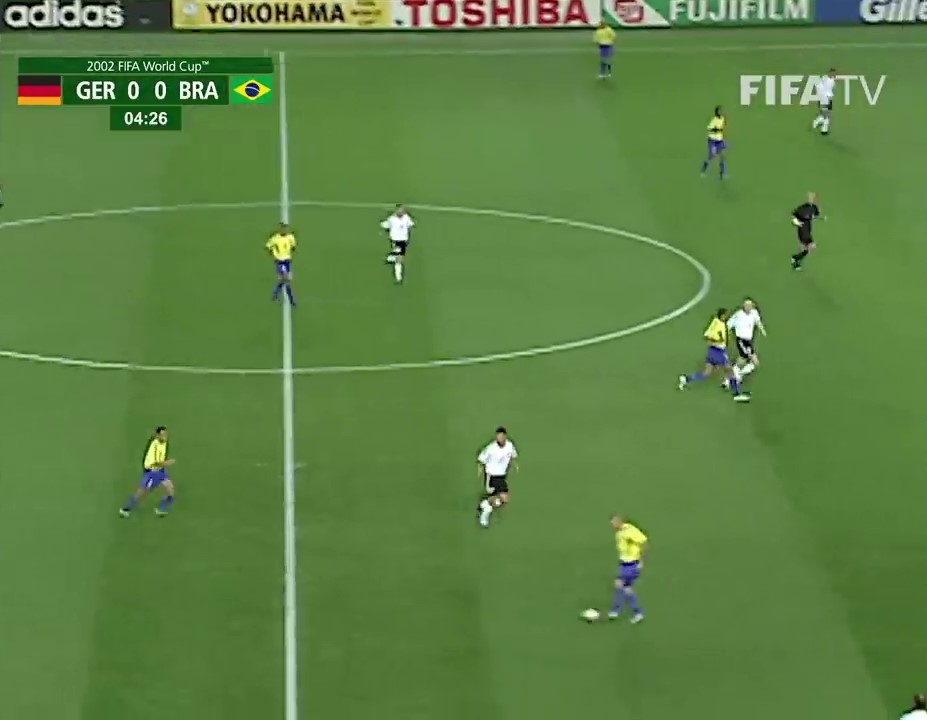
#> input picture DSP/test_frame.jpg, 927 x 720 px, given in place of the camera
$ python main.py
#> lines starting #> are read from the running program, lines starting #| are printed output that depends on the picture; after the words box and inside, x2 and y2 are one past the last pixel; in counts of white or black regions, pixels touching at a corner belong together
import cv2
import numpy as np

cap = cv2.VideoCapture(0)

if __name__ == "__main__":

    while True:
        _, frame = cap.read()
#> frame is the input picture: shape (720, 927, 3); mean B, G, R 67.4, 129.4, 92.2
        frame = cv2.normalize(frame, frame, 0, 255, cv2.NORM_MINMAX)
        gray = cv2.cvtColor(frame, cv2.COLOR_BGR2GRAY)
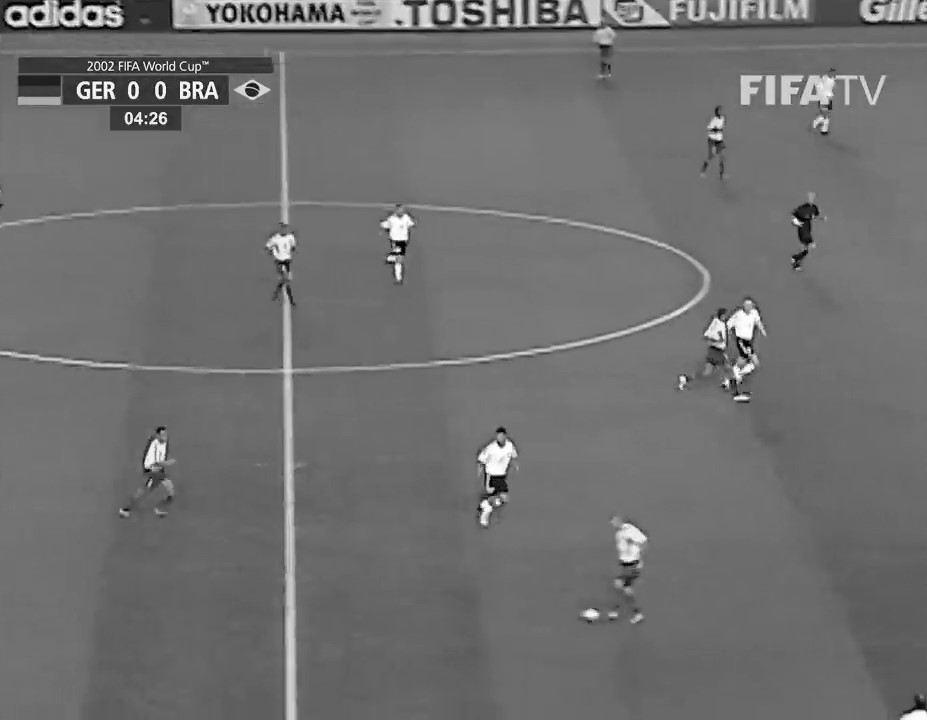
#> gray: shape (720, 927); min 0, max 255, mean 111.2

        # FAST
        ff_detector = cv2.FastFeatureDetector.create()
        key_points = ff_detector.detect(gray)
#> key_points = 2304 keypoints; strongest (x, y, size): (197, 87, 7), (185, 86, 7), (133, 85, 7), (211, 87, 7)

        # Canny
        canny = cv2.Canny(gray, 50, 150)
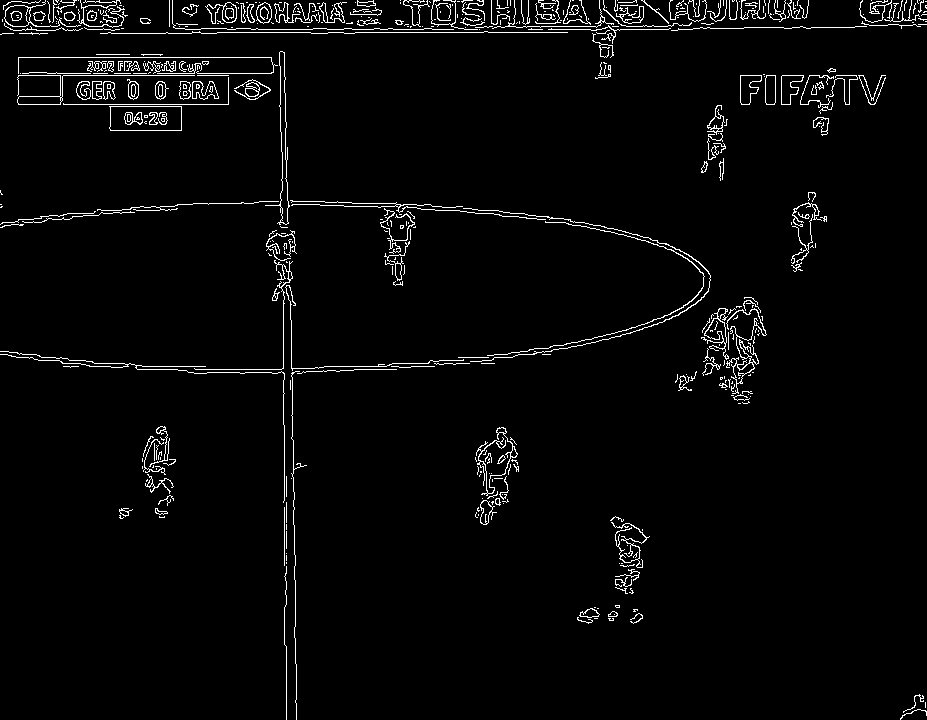
#> canny: shape (720, 927); 2.9% white in thin lines or dots

        # Hough Transform
        lines = cv2.HoughLinesP(canny, 1, np.pi / 180, threshold=100, minLineLength=50, maxLineGap=10)
#> lines = 90 rows, first 6: [327, 29, 479, 29], [18, 75, 228, 75], [217, 32, 310, 32], [484, 26, 671, 26], [18, 57, 284, 57], [18, 104, 228, 104]

        # Drawing
        frame = cv2.drawKeypoints(frame, key_points, frame)
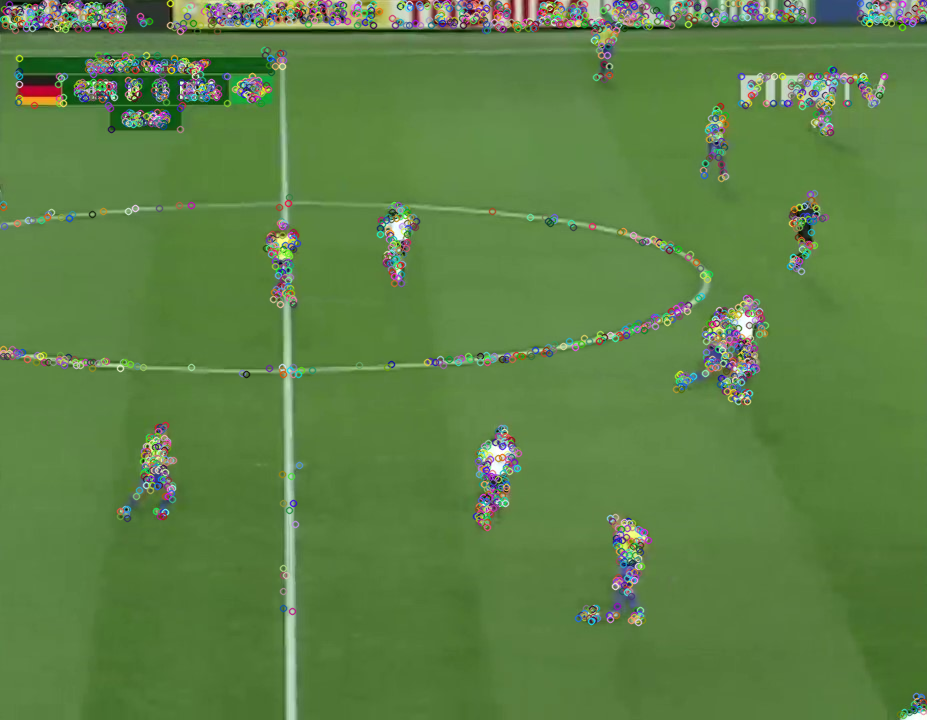
#> frame: shape (720, 927, 3); 8.76% of pixels changed, all inside (x1, y1, x2, y2) = (0, 0, 927, 720)
        if lines is not None:
            for i in range(0, len(lines)):
                print(lines[i])
                frame = cv2.line(frame, (lines[i][0][0], lines[i][0][1]),
                                 (lines[i][0][2], lines[i][0][3]), (0, 0, 255), 1, cv2.LINE_4)
#> this loop made 90 passes
#| [[327  29 479  29]]
#| [[ 18  75 228  75]]
#| [[217  32 310  32]]
#| [[484  26 671  26]]
#| [[ 18  57 284  57]]
#| [[ 18 104 228 104]]
#| [[293 440 294 509]]
#| [[ 47  73 284  73]]
#> (further printed lines are left out)
#> pass 2, `frame = cv2.line(frame, (lines[i][0][0], lines[i][0][1]), (lines[i][0]..`:
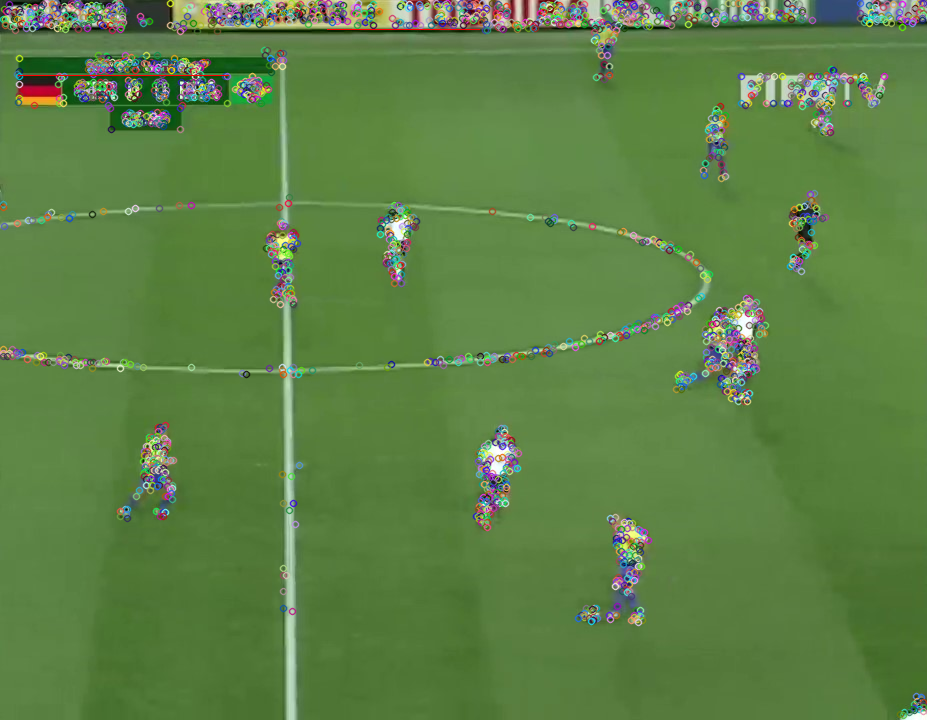
#> frame: shape (720, 927, 3); mean B, G, R 69.2, 128.9, 92.9
#> after the loop:
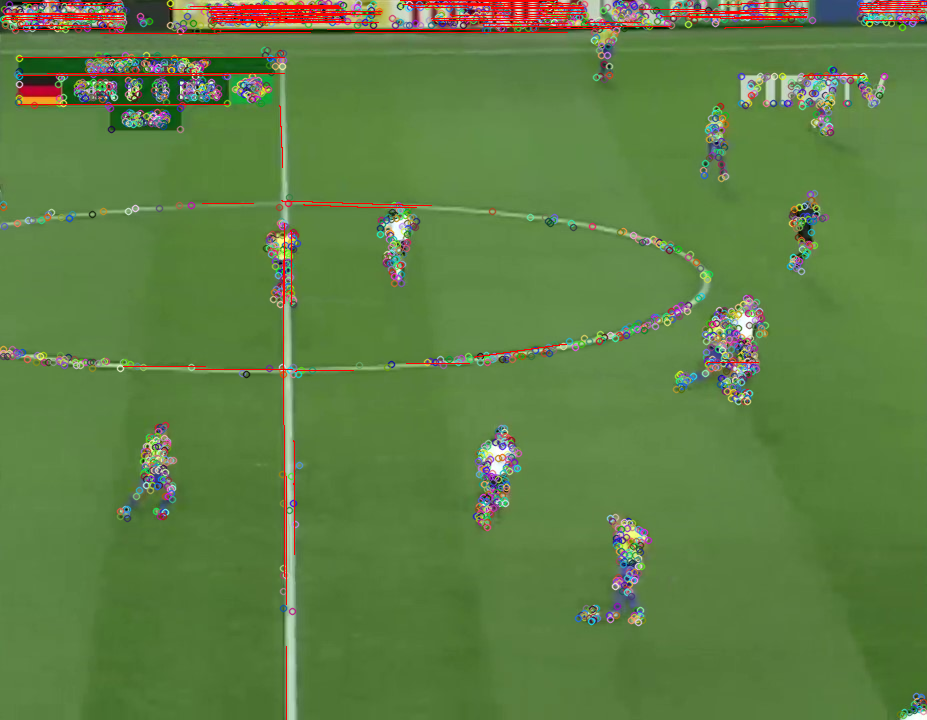
#> frame: shape (720, 927, 3); mean B, G, R 67.8, 127.3, 94.7

        cv2.imshow("Result", frame)

        if cv2.waitKey(1) and 0xFF == ord('q'):
#> (key q is pressed here)
            break
